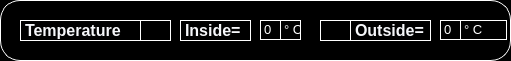
     <widget class="QWidget" name="widget_21" native="true">
      <property name="geometry">
       <rect>
        <x>10</x>
        <y>300</y>
        <width>511</width>
        <height>61</height>
       </rect>
      </property>
      <property name="styleSheet">
       <string notr="true">background-color:rgb(0, 0, 0);
border-color: rgb(243, 243, 243);
border-radius: 20px ;
border-width: 5rem;
border: 1px solid  rgb(255, 255, 255);</string>
      </property>
      <widget class="QLabel" name="label_8">
       <property name="geometry">
        <rect>
         <x>320</x>
         <y>20</y>
         <width>31</width>
         <height>21</height>
        </rect>
       </property>
       <property name="styleSheet">
        <string notr="true">image: url(:/newPrefix/icons8-temperature-outside-50.jpg);
border: 1rem solid black;</string>
       </property>
       <property name="text">
        <string/>
       </property>
      </widget>
      <widget class="QLabel" name="label_16">
       <property name="geometry">
        <rect>
         <x>20</x>
         <y>20</y>
         <width>121</width>
         <height>21</height>
        </rect>
       </property>
       <property name="styleSheet">
        <string notr="true">border: 1rem solid black;
font-family: 'Courier New';
font-style: normal;
font-weight: 700;
font-size: 16px;
line-height: 18px;
color: #F6F7FA;
</string>
       </property>
       <property name="text">
        <string>&lt;html&gt;&lt;head/&gt;&lt;body&gt;&lt;p&gt;Temperature&lt;/p&gt;&lt;/body&gt;&lt;/html&gt;</string>
       </property>
      </widget>
      <widget class="QLabel" name="label_36">
       <property name="geometry">
        <rect>
         <x>280</x>
         <y>20</y>
         <width>21</width>
         <height>20</height>
        </rect>
       </property>
       <property name="styleSheet">
        <string notr="true">border: 1rem solid black;</string>
       </property>
       <property name="text">
        <string>&lt;html&gt;&lt;head/&gt;&lt;body&gt;&lt;p&gt;&lt;span style=&quot; font-size:10pt; color:#ffffff;&quot;&gt;° C&lt;/span&gt;&lt;/p&gt;&lt;/body&gt;&lt;/html&gt;</string>
       </property>
      </widget>
      <widget class="QLabel" name="label_37">
       <property name="geometry">
        <rect>
         <x>260</x>
         <y>20</y>
         <width>21</width>
         <height>20</height>
        </rect>
       </property>
       <property name="styleSheet">
        <string notr="true">border: 1rem solid black;</string>
       </property>
       <property name="text">
        <string>&lt;html&gt;&lt;head/&gt;&lt;body&gt;&lt;p&gt;&lt;span style=&quot; font-size:10pt; color:#ffffff;&quot;&gt;0&lt;/span&gt;&lt;/p&gt;&lt;/body&gt;&lt;/html&gt;</string>
       </property>
      </widget>
      <widget class="QLabel" name="label_18">
       <property name="geometry">
        <rect>
         <x>180</x>
         <y>20</y>
         <width>71</width>
         <height>21</height>
        </rect>
       </property>
       <property name="styleSheet">
        <string notr="true">border: 1rem solid black;
font-family: 'Courier New';
font-style: normal;
font-weight: 700;
font-size: 16px;
line-height: 18px;
color: #F6F7FA;
</string>
       </property>
       <property name="text">
        <string>&lt;html&gt;&lt;head/&gt;&lt;body&gt;&lt;p&gt;Inside=&lt;/p&gt;&lt;/body&gt;&lt;/html&gt;</string>
       </property>
      </widget>
      <widget class="QLabel" name="label_38">
       <property name="geometry">
        <rect>
         <x>350</x>
         <y>20</y>
         <width>81</width>
         <height>21</height>
        </rect>
       </property>
       <property name="styleSheet">
        <string notr="true">border: 1rem solid black;
font-family: 'Courier New';
font-style: normal;
font-weight: 700;
font-size: 16px;
line-height: 18px;
color: #F6F7FA;
</string>
       </property>
       <property name="text">
        <string>&lt;html&gt;&lt;head/&gt;&lt;body&gt;&lt;p&gt;Outside=&lt;/p&gt;&lt;/body&gt;&lt;/html&gt;</string>
       </property>
      </widget>
      <widget class="QLabel" name="label">
       <property name="geometry">
        <rect>
         <x>440</x>
         <y>20</y>
         <width>21</width>
         <height>20</height>
        </rect>
       </property>
       <property name="styleSheet">
        <string notr="true">border: 1rem solid black;</string>
       </property>
       <property name="text">
        <string>&lt;html&gt;&lt;head/&gt;&lt;body&gt;&lt;p&gt;&lt;span style=&quot; font-size:10pt; color:#ffffff;&quot;&gt;0&lt;/span&gt;&lt;/p&gt;&lt;/body&gt;&lt;/html&gt;</string>
       </property>
      </widget>
      <widget class="QLabel" name="label_23">
       <property name="geometry">
        <rect>
         <x>460</x>
         <y>20</y>
         <width>47</width>
         <height>20</height>
        </rect>
       </property>
       <property name="styleSheet">
        <string notr="true">border: 1rem solid black;</string>
       </property>
       <property name="text">
        <string>&lt;html&gt;&lt;head/&gt;&lt;body&gt;&lt;p&gt;&lt;span style=&quot; font-size:10pt; color:#ffffff;&quot;&gt;° C&lt;/span&gt;&lt;/p&gt;&lt;/body&gt;&lt;/html&gt;</string>
       </property>
      </widget>
      <widget class="QLabel" name="label_7">
       <property name="geometry">
        <rect>
         <x>140</x>
         <y>20</y>
         <width>31</width>
         <height>21</height>
        </rect>
       </property>
       <property name="styleSheet">
        <string notr="true">image: url(:/newPrefix/icons8-temperature-inside-30 (1).jpg);
border: 1rem solid black;</string>
       </property>
       <property name="text">
        <string/>
       </property>
      </widget>
     </widget>
